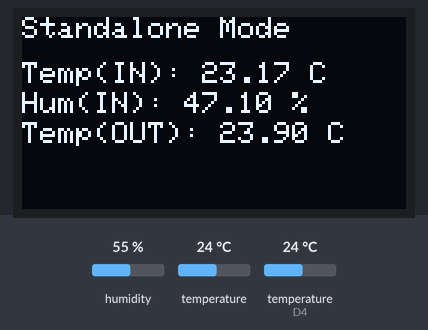
This sketch was run on a simulated ESP8266 (NodeMCU). Shown: 128×64 one-colour display. The inputs (shaded band) are chosen by the test bench; at power-on: humidity 55 %, temperature 24 °C, temperature (sensor on D4) 24 °C. What the sketch prints to the serial monitor is not drawn.

Above: at 4.4 s.
4.5 s: humidity set to 22 %
At 9.0 s:
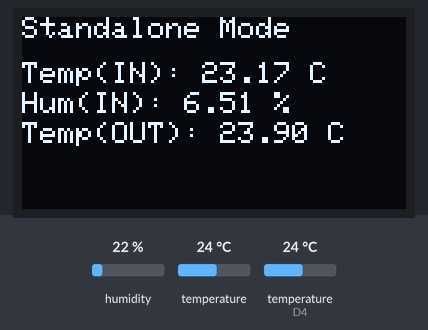
9.3 s: temperature (sensor 0) set to 12 °C
At 10.4 s:
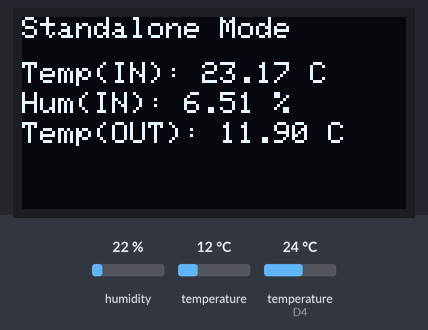
12.1 s: temperature (sensor on D4) set to 12 °C
At 16.3 s:
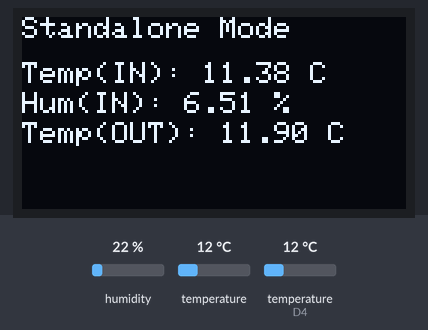
17.3 s: temperature (sensor 0) set to 19 °C
At 18.9 s:
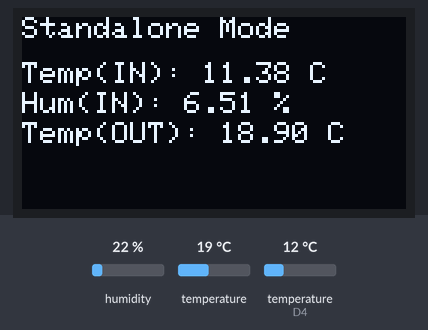
20.1 s: humidity set to 40 %
At 24.8 s:
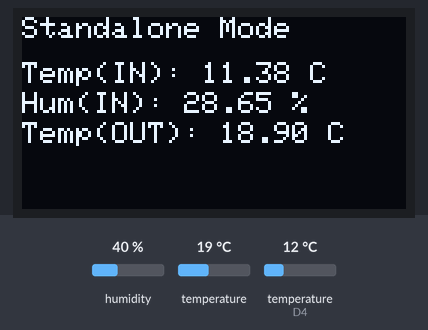
25.3 s: temperature (sensor 0) set to 28 °C
At 26.2 s:
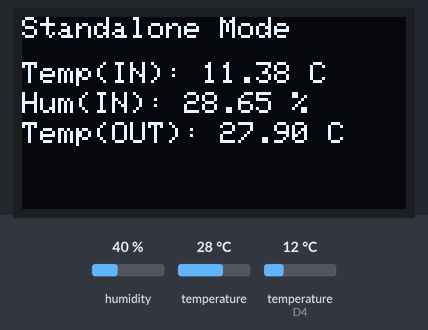
Timing chart, 0 to 28.3 s (numbered marks = the images above; inputs shaded):
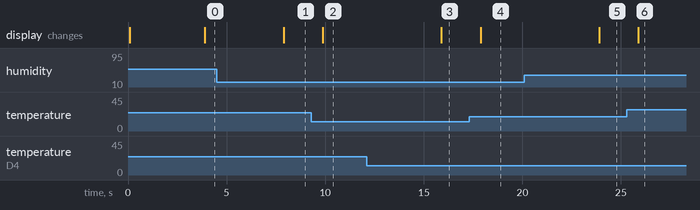

The sketch:

esp8266v3-realtime-nows.ino
```cpp
/* 09/06/2025 - Standalone ESP8266 v3 with DHT22 + DS18B20 */
/* Calibration formulas from certificate TC-14504-2025 applied */

#include <DHT.h>
#include <OneWire.h>
#include <DallasTemperature.h>
#include <Wire.h>
#include <Adafruit_GFX.h>
#include <Adafruit_SH110X.h>

// === Pin definitions ===
#define DHTPIN D4
#define DHTTYPE DHT22
#define ONE_WIRE_BUS D3

DHT dht(DHTPIN, DHTTYPE);
OneWire oneWire(ONE_WIRE_BUS);
DallasTemperature sensors(&oneWire);
Adafruit_SH1106G display = Adafruit_SH1106G(128, 64, &Wire);

unsigned long previousMillis = 0;
const long interval = 2000;

void setup() {
  Serial.begin(115200);
  Wire.begin(D2, D1);
  display.begin(0x3C, true);
  display.clearDisplay();
  display.display();

  dht.begin();
  sensors.begin();

  display.setTextSize(2);
  display.setTextColor(SH110X_WHITE);
  display.setCursor(0, 20);
  display.println("Connecting...");
  display.display();
  delay(3000);
}

void loop() {
  unsigned long currentMillis = millis();
  if (currentMillis - previousMillis >= interval) {
    previousMillis = currentMillis;

    sensors.requestTemperatures();
    float raw_dsTemp = sensors.getTempCByIndex(0);
    float raw_dhtTemp = dht.readTemperature();
    float raw_dhtHum = dht.readHumidity();

    // Corrección DS18B20
    float dsTemp_corr = (raw_dsTemp == -127.00) ? 0 : raw_dsTemp - 0.1;

    // Corrección temperatura DHT22 (cuadrática)
    float dhtTemp_corr = isnan(raw_dhtTemp) ? 0 :
      (0.0019 * raw_dhtTemp * raw_dhtTemp) + (0.9144 * raw_dhtTemp) + 0.1345;

    // Corrección humedad DHT22 (lineal)
    float dhtHum_corr = isnan(raw_dhtHum) ? 0 : (1.230 * raw_dhtHum) - 20.55;

    if (isnan(raw_dhtTemp)) Serial.println("Error reading DHT22 temperature!");
    if (isnan(raw_dhtHum)) Serial.println("Error reading DHT22 humidity!");
    if (raw_dsTemp == -127.00) Serial.println("Error reading DS18B20!");

    // Mostrar en pantalla
    display.clearDisplay();
    display.setTextSize(1);
    display.setTextColor(SH110X_WHITE);

    display.setCursor(0, 0);
    display.println("Standalone Mode");

    display.setCursor(0, 15);
    display.print("Temp(IN): ");
    display.print(dhtTemp_corr, 2);
    display.print(" C");

    display.setCursor(0, 25);
    display.print("Hum(IN): ");
    display.print(dhtHum_corr, 2);
    display.print(" %");

    display.setCursor(0, 35);
    display.print("Temp(OUT): ");
    display.print(dsTemp_corr, 2);
    display.print(" C");

    display.display();

    // Serial debug
    Serial.printf("T.IN: %.2f°C, H.IN: %.2f%%, T.OUT: %.2f°C\n", dhtTemp_corr, dhtHum_corr, dsTemp_corr);
  }
}
```

Measured:
- after the input at 4.5 s, the display: changes after 3.4 s (image 1)
- after the input at 9.3 s, the display: changes after 0.59 s (image 2)
- after the input at 12.1 s, the display: changes after 3.8 s (image 3)
- after the input at 17.3 s, the display: changes after 0.59 s (image 4)
- after the input at 20.1 s, the display: changes after 3.8 s (image 5)
- after the input at 25.3 s, the display: changes after 0.59 s (image 6)
